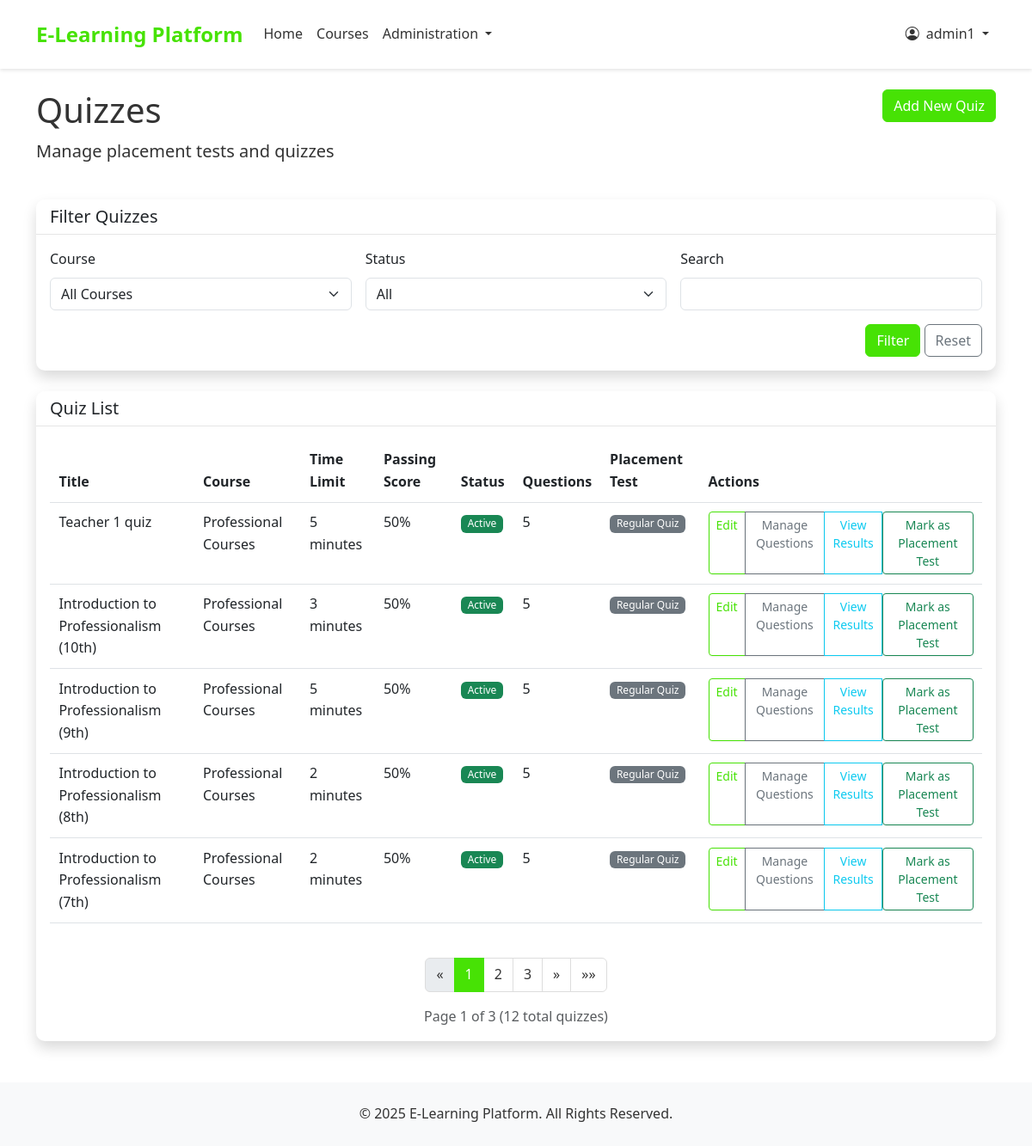
/quizzes/ (signed in), run on an earlier commit of the app's database.
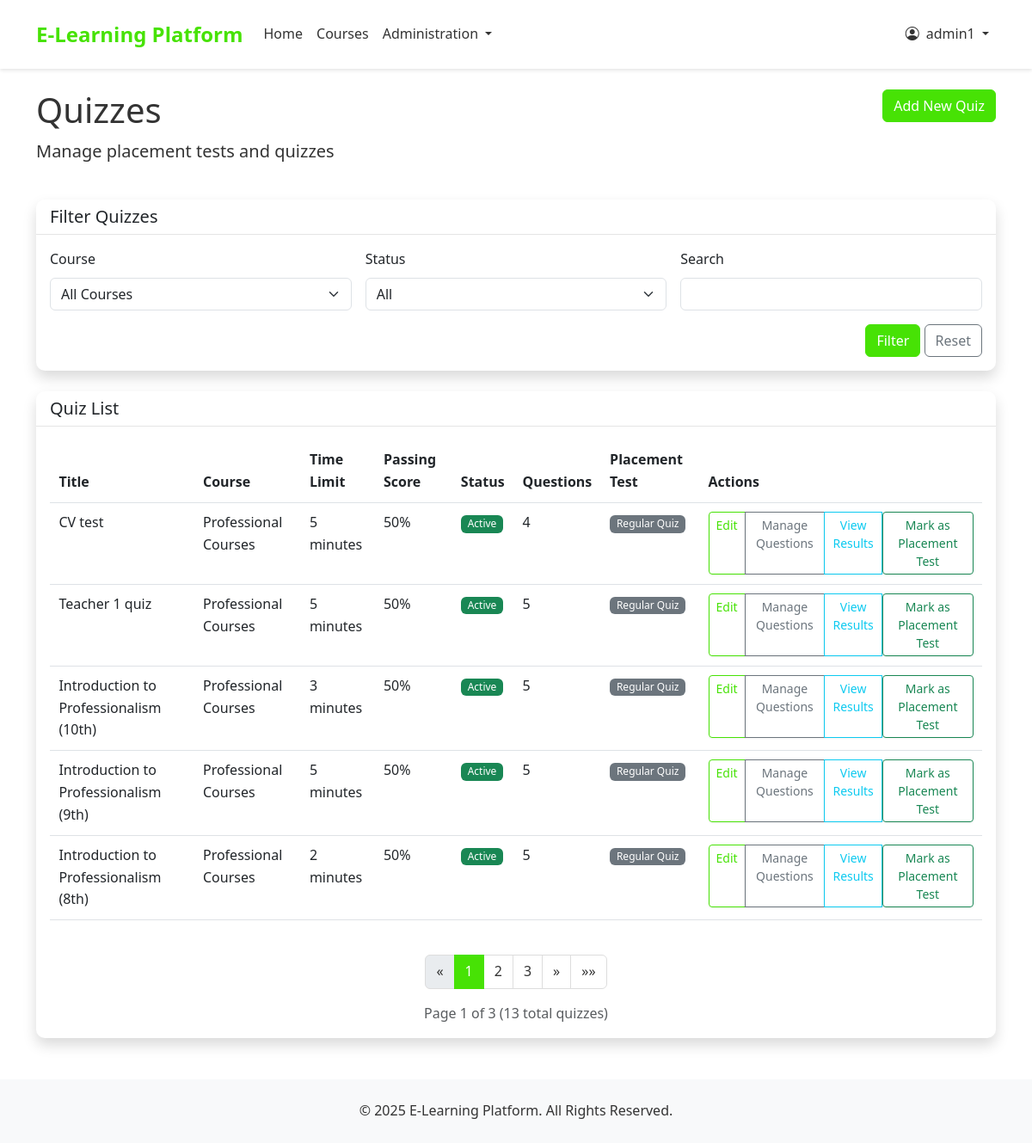
And on a later commit of the database.
### quizzes/models.py (models this page shows, shortened)
class Quiz(models.Model):
    course = models.ForeignKey(Course, on_delete=models.CASCADE, related_name='quizzes')
    title = models.CharField(max_length=255)
    description = models.TextField(blank=True, null=True)
    is_placement_test = models.BooleanField(default=False)
    time_limit = models.PositiveIntegerField(default=30, help_text="Time limit in minutes")
    passing_score = models.PositiveIntegerField(default=60, help_text="Passing score in percentage")
    is_active = models.BooleanField(default=True)
    created_at = models.DateTimeField(auto_now_add=True)

### courses/models.py (models this page shows, shortened)
class Course(models.Model):
    title = models.CharField(max_length=200)
    slug = models.SlugField(max_length=200, unique=True, blank=True)
    description = models.TextField()
    overview = models.TextField(blank=True, null=True)
    placement_test_price = models.DecimalField(max_digits=6, decimal_places=2)
    is_active = models.BooleanField(default=True)
    created_at = models.DateTimeField(auto_now_add=True)
    updated_at = models.DateTimeField(auto_now=True)

### quizzes/views.py (the view)
# urls.py: path('', views.quiz_list, name='quiz_list'),
@login_required
@user_passes_test(is_teacher_or_admin)
def quiz_list(request):
    from django.core.paginator import Paginator, EmptyPage, PageNotAnInteger
    quizzes = Quiz.objects.all().select_related('course')
    courses = Course.objects.all()
    course_id = request.GET.get('course')
    active = request.GET.get('active')
    search = request.GET.get('search')
    if course_id:
        quizzes = quizzes.filter(course_id=course_id)
    if active == 'true':
        quizzes = quizzes.filter(is_active=True)
    elif active == 'false':
        quizzes = quizzes.filter(is_active=False)
    if search:
        quizzes = quizzes.filter(title__icontains=search)
    quizzes = quizzes.order_by('-created_at')
    paginator = Paginator(quizzes, 5)
    page = request.GET.get('page', 1)
    try:
        quizzes_page = paginator.page(page)
    except PageNotAnInteger:
        quizzes_page = paginator.page(1)
    except EmptyPage:
        quizzes_page = paginator.page(paginator.num_pages)
    return render(request, 'quizzes/quiz_list.html', {
        'quizzes': quizzes_page,
        'courses': courses
    })

### quizzes/views.py (called while the page is built)
def is_teacher_or_admin(user):
    return user.user_type == 'teacher' or user.is_staff or user.is_superuser

### templates/quizzes/quiz_list.html (shortened to what the changed rows need)
{% extends 'base.html' %}
{% block content %}
<div class="row mb-4">
    <div class="col-md-8">
        <h1>Quizzes</h1>
    </div>
</div>
<div class="row">
    <div class="col-12">
        <div class="card shadow">
            <div class="card-body">
                {% if quizzes %}
                    <div class="table-responsive">
                        <table class="table">
                            <thead>
                                <tr>
                                    <th>Title</th>
                                    <th>Course</th>
                                    <th>Time Limit</th>
                                    <th>Passing Score</th>
                                    <th>Status</th>
                                    <th>Questions</th>
                                    <th>Placement Test</th>
                                    <th>Actions</th>
                                </tr>
                            </thead>
                            <tbody>
                                {% for quiz in quizzes %}
                                    <tr>
                                        <td>{{ quiz.title }}</td>
                                        <td>{{ quiz.course.title }}</td>
                                        <td>{{ quiz.time_limit }} minutes</td>
                                        <td>{{ quiz.passing_score }}%</td>
                                        <td>
                                            {% if quiz.is_active %}
                                                <span class="badge bg-success">Active</span>
                                            {% else %}
                                                <span class="badge bg-danger">Inactive</span>
                                            {% endif %}
                                        </td>
                                        <td>{{ quiz.quiz_questions.count }}</td>
                                        <td>
                                            {% if quiz.is_placement_test %}
                                                <span class="badge bg-primary">Placement Test</span>
                                            {% else %}
                                                <span class="badge bg-secondary">Regular Quiz</span>
                                            {% endif %}
                                        </td>
                                        <td>
                                            <div class="btn-group">
                                                <a href="{% url 'quiz_update' quiz.id %}" class="btn btn-sm btn-outline-primary">Edit</a>
                                                <a href="{% url 'quiz_questions' quiz.id %}" class="btn btn-sm btn-outline-secondary">Manage Questions</a>
                                                <a href="{% url 'quiz_results_admin' quiz.id %}" class="btn btn-sm btn-outline-info">View Results</a>
                                                {% if request.user.is_staff or request.user.is_superuser %}
                                                    <form method="post" action="{% url 'toggle_placement_test' quiz.id %}" class="d-inline">
                                                        {% if quiz.is_placement_test %}
                                                            <button type="submit" class="btn btn-sm btn-outline-danger" onclick="return confirm('Are you sure you want to unmark this quiz as placement test?')">Unmark as Placement Test</button>
                                                        {% else %}
                                                            <button type="submit" class="btn btn-sm btn-outline-success" onclick="return confirm('Are you sure you want to mark this quiz as placement test? This will unmark any existing placement test for this course.')">Mark as Placement Test</button>
                                                        {% endif %}
                                                    </form>
                                                {% endif %}
                                            </div>
                                        </td>
                                    </tr>
                                {% endfor %}
                            </tbody>
                        </table>
                    </div>
                    {% if quizzes.has_other_pages %}
                    <nav aria-label="Quiz list pagination" class="mt-4">
                        <ul class="pagination justify-content-center">
                            {% if quizzes.has_previous %}
                            <li class="page-item">
                                <a class="page-link" href="?page=1{% if request.GET.course %}&course={{ request.GET.course }}{% endif %}{% if request.GET.active %}&active={{ request.GET.active }}{% endif %}{% if request.GET.search %}&search={{ request.GET.search }}{% endif %}" aria-label="First">
                                    <span aria-hidden="true">&laquo;&laquo;</span>
                                </a>
                            </li>
                            <li class="page-item">
                                <a class="page-link" href="?page={{ quizzes.previous_page_number }}{% if request.GET.course %}&course={{ request.GET.course }}{% endif %}{% if request.GET.active %}&active={{ request.GET.active }}{% endif %}{% if request.GET.search %}&search={{ request.GET.search }}{% endif %}" aria-label="Previous">
                                    <span aria-hidden="true">&laquo;</span>
                                </a>
                            </li>
                            {% else %}
                            <li class="page-item disabled">
                                <span class="page-link" aria-hidden="true">&laquo;</span>
                            </li>
                            {% endif %}
                            {% for i in quizzes.paginator.page_range %}
                                {% if quizzes.number == i %}
                                <li class="page-item active">
                                    <span class="page-link">{{ i }}</span>
                                </li>
                                {% elif i > quizzes.number|add:'-3' and i < quizzes.number|add:'3' %}
                                <li class="page-item">
                                    <a class="page-link" href="?page={{ i }}">{{ i }}</a>
                                </li>
                                {% endif %}
                            {% endfor %}
                            {% if quizzes.has_next %}
                            <li class="page-item">
                                <a class="page-link" href="?page={{ quizzes.next_page_number }}" aria-label="Next">
                                    <span aria-hidden="true">&raquo;</span>
                                </a>
                            </li>
                            <li class="page-item">
                                <a class="page-link" href="?page={{ quizzes.paginator.num_pages }}" aria-label="Last">
                                    <span aria-hidden="true">&raquo;&raquo;</span>
                                </a>
                            </li>
                            {% else %}
                            <li class="page-item disabled">
                                <span class="page-link" aria-hidden="true">&raquo;</span>
                            </li>
                            {% endif %}
                        </ul>
                        <div class="text-center mt-2 text-muted">
                            Page {{ quizzes.number }} of {{ quizzes.paginator.num_pages }} ({{ quizzes.paginator.count }} total quizzes)
                        </div>
                    </nav>
                    {% endif %}
                {% else %}
                    <div class="alert alert-info">
                        <p class="mb-0">No quizzes found. {% if request.GET %}Try different filter options or {% endif %}<a href="{% url 'quiz_create' %}" class="alert-link">create a new quiz</a>.</p>
                    </div>
                {% endif %}
            </div>
        </div>
    </div>
</div>
{% endblock %}

What changed in the data, as far as the page shows it:
no longer on this page (row unchanged): Quiz: title "Introduction to Professionalism (7th)", course "Professional Courses", time_limit "2", passing_score "50", is_active "Active", quiz_questions.count "5", is_placement_test "Regular Quiz"
added Quiz: title "CV test", course "Professional Courses", time_limit "5", passing_score "50", is_active "Active", quiz_questions.count "4", is_placement_test "Regular Quiz"
Also different on the page:
{{ quizzes.paginator.count }}: "12" → "13"
